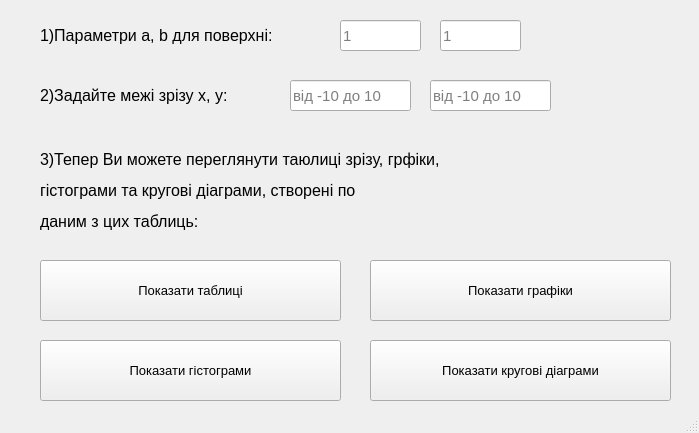
<?xml version="1.0" encoding="UTF-8"?>
<ui version="4.0">
 <class>MainWindow</class>
 <widget class="QMainWindow" name="MainWindow">
  <property name="geometry">
   <rect>
    <x>0</x>
    <y>0</y>
    <width>699</width>
    <height>433</height>
   </rect>
  </property>
  <property name="windowTitle">
   <string>Лабораторна робота №4</string>
  </property>
  <widget class="QWidget" name="centralwidget">
   <widget class="QLabel" name="label">
    <property name="geometry">
     <rect>
      <x>40</x>
      <y>20</y>
      <width>301</width>
      <height>31</height>
     </rect>
    </property>
    <property name="font">
     <font>
      <family>Ubuntu</family>
      <pointsize>12</pointsize>
     </font>
    </property>
    <property name="text">
     <string>&lt;html&gt;&lt;head/&gt;&lt;body&gt;&lt;p&gt;1)Параметри a, b для поверхні:&lt;/p&gt;&lt;/body&gt;&lt;/html&gt;</string>
    </property>
   </widget>
   <widget class="QLabel" name="label_3">
    <property name="geometry">
     <rect>
      <x>40</x>
      <y>80</y>
      <width>251</width>
      <height>31</height>
     </rect>
    </property>
    <property name="font">
     <font>
      <family>Ubuntu</family>
      <pointsize>12</pointsize>
     </font>
    </property>
    <property name="text">
     <string>&lt;html&gt;&lt;head/&gt;&lt;body&gt;&lt;p&gt;2)Задайте межі зрізу х, у:&lt;/p&gt;&lt;/body&gt;&lt;/html&gt;</string>
    </property>
   </widget>
   <widget class="QLabel" name="label_6">
    <property name="geometry">
     <rect>
      <x>40</x>
      <y>140</y>
      <width>511</width>
      <height>101</height>
     </rect>
    </property>
    <property name="font">
     <font>
      <family>Ubuntu</family>
      <pointsize>12</pointsize>
     </font>
    </property>
    <property name="text">
     <string>&lt;html&gt;&lt;head/&gt;&lt;body&gt;&lt;p&gt;3)Тепер Ви можете переглянути таюлиці зрізу, грфіки,&lt;/p&gt;&lt;p&gt;гістограми та кругові діаграми, створені по &lt;/p&gt;&lt;p&gt;даним з цих таблиць:&lt;/p&gt;&lt;/body&gt;&lt;/html&gt;</string>
    </property>
   </widget>
   <widget class="QPushButton" name="pushButton_3">
    <property name="geometry">
     <rect>
      <x>370</x>
      <y>340</y>
      <width>301</width>
      <height>61</height>
     </rect>
    </property>
    <property name="font">
     <font>
      <pointsize>10</pointsize>
     </font>
    </property>
    <property name="text">
     <string>Показати кругові діаграми</string>
    </property>
   </widget>
   <widget class="QPushButton" name="pushButton_4">
    <property name="geometry">
     <rect>
      <x>40</x>
      <y>260</y>
      <width>301</width>
      <height>61</height>
     </rect>
    </property>
    <property name="font">
     <font>
      <pointsize>10</pointsize>
     </font>
    </property>
    <property name="text">
     <string>Показати таблиці</string>
    </property>
   </widget>
   <widget class="QPushButton" name="pushButton_5">
    <property name="geometry">
     <rect>
      <x>370</x>
      <y>260</y>
      <width>301</width>
      <height>61</height>
     </rect>
    </property>
    <property name="font">
     <font>
      <pointsize>10</pointsize>
     </font>
    </property>
    <property name="text">
     <string>Показати графіки</string>
    </property>
   </widget>
   <widget class="QLineEdit" name="lineEdit_6">
    <property name="geometry">
     <rect>
      <x>340</x>
      <y>20</y>
      <width>81</width>
      <height>31</height>
     </rect>
    </property>
    <property name="font">
     <font>
      <pointsize>11</pointsize>
     </font>
    </property>
    <property name="toolTip">
     <string>&lt;html&gt;&lt;head/&gt;&lt;body&gt;&lt;p&gt;P.S. Рекомендований параметр: 20.&lt;/p&gt;&lt;p&gt;Не вводити числа менше 0 та більше 100!&lt;/p&gt;&lt;p&gt;&lt;br/&gt;&lt;/p&gt;&lt;/body&gt;&lt;/html&gt;</string>
    </property>
    <property name="toolTipDuration">
     <number>1</number>
    </property>
    <property name="placeholderText">
     <string>1</string>
    </property>
   </widget>
   <widget class="QLineEdit" name="lineEdit_7">
    <property name="geometry">
     <rect>
      <x>440</x>
      <y>20</y>
      <width>81</width>
      <height>31</height>
     </rect>
    </property>
    <property name="font">
     <font>
      <pointsize>11</pointsize>
     </font>
    </property>
    <property name="toolTip">
     <string>&lt;html&gt;&lt;head/&gt;&lt;body&gt;&lt;p&gt;P.S. Рекомендований параметр: 20.&lt;/p&gt;&lt;p&gt;Не вводити числа менше 0 та більше 100!&lt;/p&gt;&lt;p&gt;&lt;br/&gt;&lt;/p&gt;&lt;/body&gt;&lt;/html&gt;</string>
    </property>
    <property name="toolTipDuration">
     <number>1</number>
    </property>
    <property name="placeholderText">
     <string>1</string>
    </property>
   </widget>
   <widget class="QLineEdit" name="lineEdit_8">
    <property name="geometry">
     <rect>
      <x>430</x>
      <y>80</y>
      <width>121</width>
      <height>31</height>
     </rect>
    </property>
    <property name="font">
     <font>
      <pointsize>11</pointsize>
     </font>
    </property>
    <property name="toolTip">
     <string>&lt;html&gt;&lt;head/&gt;&lt;body&gt;&lt;p&gt;P.S. Рекомендований параметр: 20.&lt;/p&gt;&lt;p&gt;Не вводити числа менше 0 та більше 100!&lt;/p&gt;&lt;p&gt;&lt;br/&gt;&lt;/p&gt;&lt;/body&gt;&lt;/html&gt;</string>
    </property>
    <property name="toolTipDuration">
     <number>1</number>
    </property>
    <property name="placeholderText">
     <string>від -10 до 10</string>
    </property>
   </widget>
   <widget class="QLineEdit" name="lineEdit_9">
    <property name="geometry">
     <rect>
      <x>290</x>
      <y>80</y>
      <width>121</width>
      <height>31</height>
     </rect>
    </property>
    <property name="font">
     <font>
      <pointsize>11</pointsize>
     </font>
    </property>
    <property name="toolTip">
     <string>&lt;html&gt;&lt;head/&gt;&lt;body&gt;&lt;p&gt;P.S. Рекомендований параметр: 20.&lt;/p&gt;&lt;p&gt;Не вводити числа менше 0 та більше 100!&lt;/p&gt;&lt;p&gt;&lt;br/&gt;&lt;/p&gt;&lt;/body&gt;&lt;/html&gt;</string>
    </property>
    <property name="toolTipDuration">
     <number>1</number>
    </property>
    <property name="placeholderText">
     <string>від -10 до 10</string>
    </property>
   </widget>
   <widget class="QPushButton" name="pushButton_6">
    <property name="geometry">
     <rect>
      <x>40</x>
      <y>340</y>
      <width>301</width>
      <height>61</height>
     </rect>
    </property>
    <property name="font">
     <font>
      <pointsize>10</pointsize>
     </font>
    </property>
    <property name="text">
     <string>Показати гістограми</string>
    </property>
   </widget>
  </widget>
  <widget class="QStatusBar" name="statusbar"/>
 </widget>
 <resources/>
 <connections/>
</ui>
